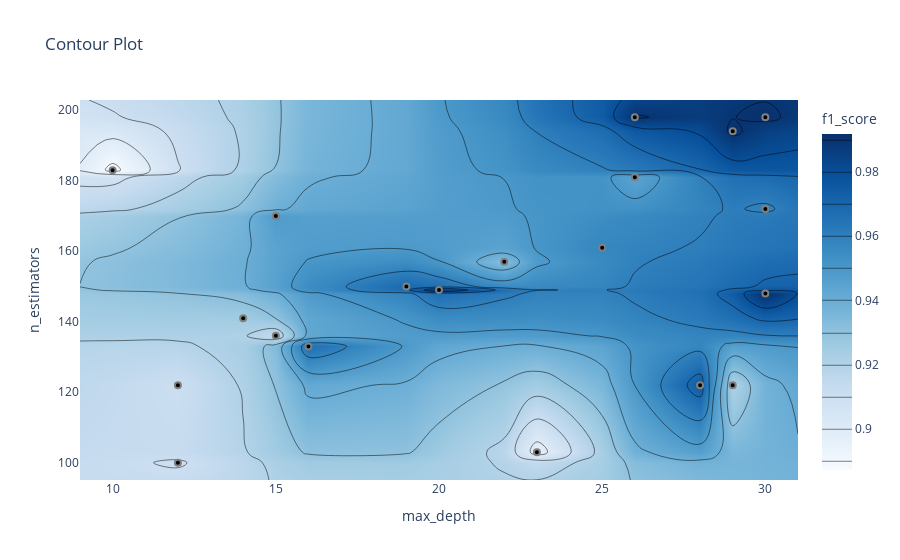

This figure's notebook cell:
### Markdown cell above
График контура отношений гиперпараметров

### Code cell
optuna.visualization.plot_contour(study, params = ['max_depth', 'n_estimators'], target_name = 'f1_score')

### Figure 1 — Plotly figure (JSON) as saved in the notebook; plotly's stock layout.template omitted (floating-point values rounded to 4 significant figures; data arrays with more than 128 entries replaced by an {"elided": "..."} marker saying what was removed)
{"data": [{"colorbar": {"title": {"text": "f1_score"}}, "colorscale": [[0, "rgb(247,251,255)"], [0.125, "rgb(222,235,247)"], [0.25, "rgb(198,219,239)"], [0.375, "rgb(158,202,225)"], [0.5, "rgb(107,174,214)"], [0.625, "rgb(66,146,198)"], [0.75, "rgb(33,113,181)"], [0.875, "rgb(8,81,156)"], [1, "rgb(8,48,107)"]], "connectgaps": true, "contours": {"coloring": "heatmap"}, "hoverinfo": "none", "line": {"smoothing": 1.3}, "reversescale": false, "type": "contour", "x": [9, 10, 12, 14, 15, 16, 19, 20, 22, 23, 25, 26, 28, 29, 30, 31], "y": [95.1, 100, 103, 122, 133, 136, 141, 148, 149, 150, 157, 161, 170, 172, 181, 183, 194, 198, 202.9], "z": {"elided": "19x16 float values"}}, {"marker": {"color": "black", "line": {"color": "Gray", "width": 2}}, "mode": "markers", "name": "Feasible Trial", "showlegend": false, "type": "scatter", "x": [29, 10, 12, 15, 15, 30, 14, 16, 22, 12, 30, 29, 25, 26, 30, 20, 26, 23, 19, 28], "y": [122, 183, 122, 136, 170, 148, 141, 133, 157, 100, 198, 194, 161, 198, 172, 149, 181, 103, 150, 122]}, {"marker": {"color": "#cccccc", "line": {"color": "Gray", "width": 2}}, "mode": "markers", "name": "Infeasible Trial", "showlegend": false, "type": "scatter", "x": [], "y": []}], "layout": {"title": {"text": "Contour Plot"}, "xaxis": {"range": [9, 31], "title": {"text": "max_depth"}}, "yaxis": {"range": [95.1, 202.9], "title": {"text": "n_estimators"}}}}
